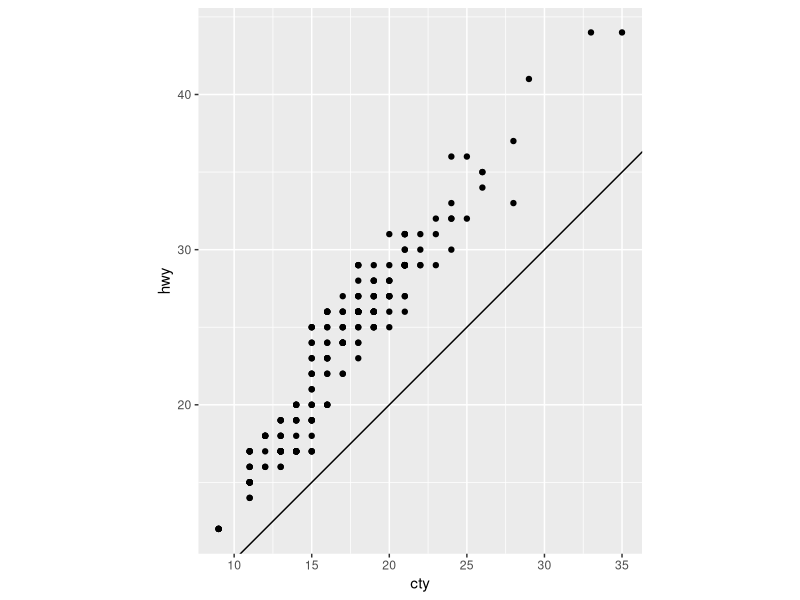
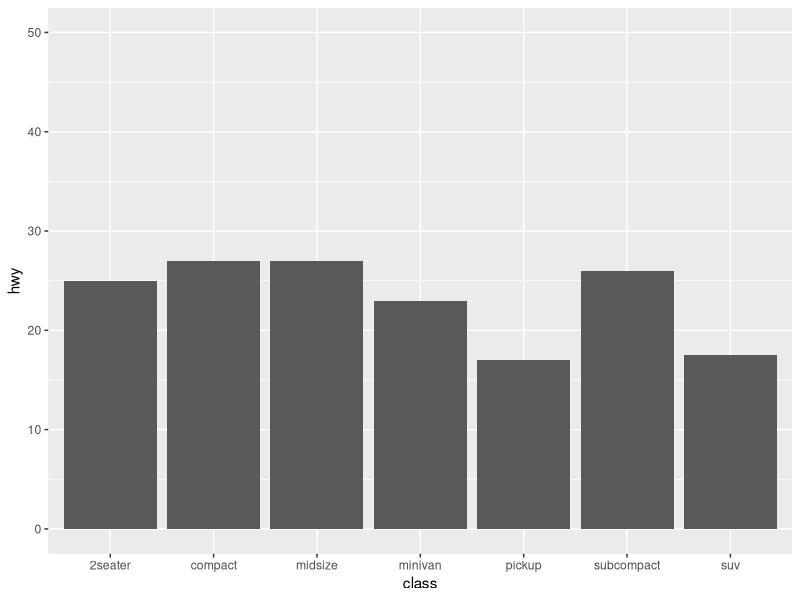
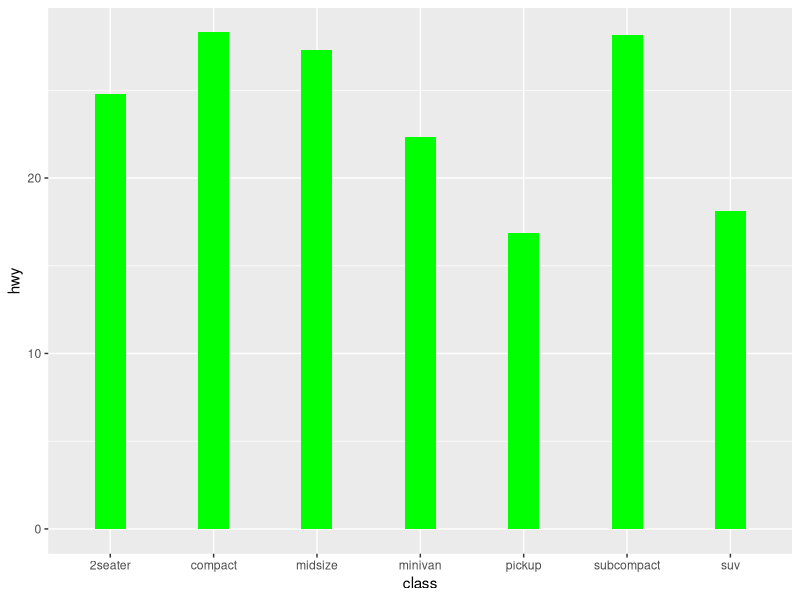
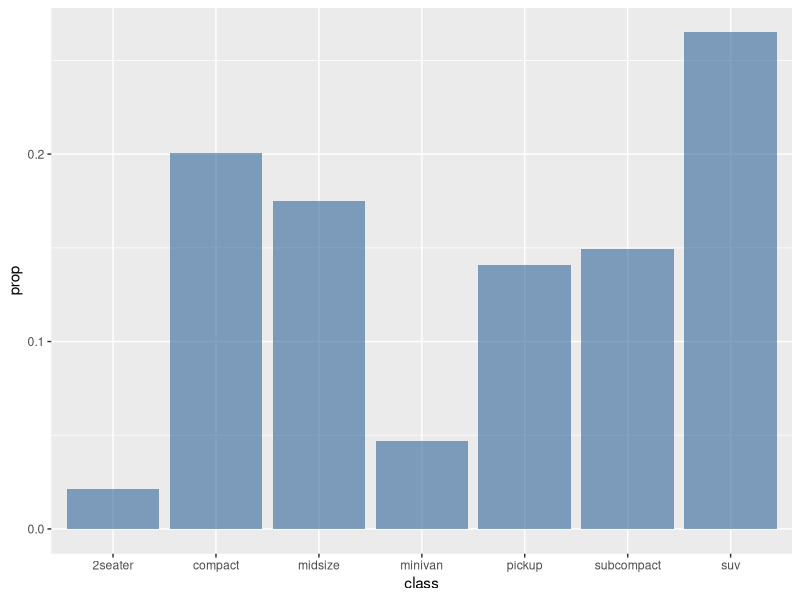
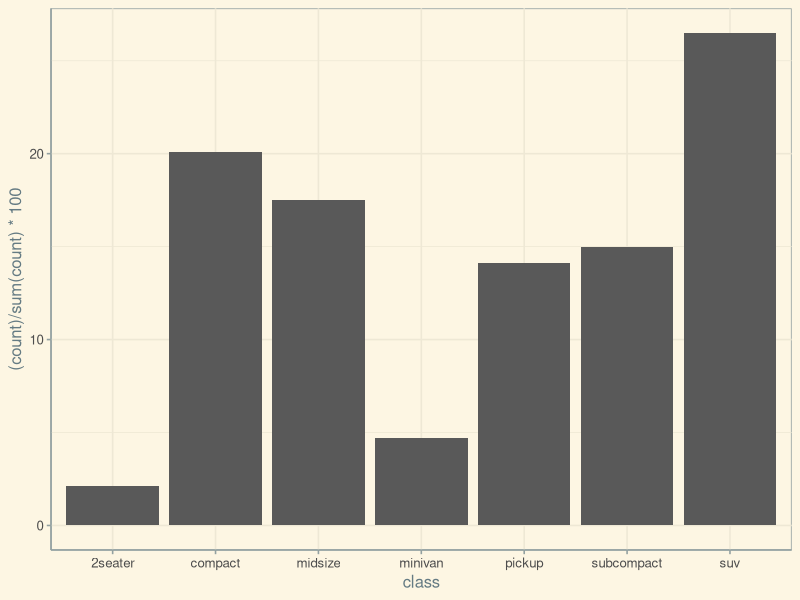

Here is the R script that generated these plots, in order:
library(tidyverse)
library(ggthemes)
data("diamonds")
data(mpg)
mpg %>% ggplot(aes(x=cty, y=hwy))+
  geom_point()+
  geom_abline()+
  coord_fixed()
?coord_fixed()
?geom_abline()
mpg %>% ggplot(aes(x=class, y=hwy))+
  stat_summary(fun.y = median, geom = 'bar')+
  coord_cartesian(ylim = c(0,50))
mpg %>% ggplot(aes(x=class, y=hwy))+
  geom_bar(stat = 'summary', fun=mean, width=.3, fill='green')
view(mpg)
seq(1,21)

mpg %>% ggplot()+
  geom_bar(aes(x=class, y=..prop.., group=1),
           fill=rgb(0.2,0.4,0.6,0.6))
  
mpg %>% ggplot(aes(x=class)) +
        geom_bar(aes(y = (..count..)/sum(..count..)*100))+
  theme_solarized()
  
  
theme_economist()  